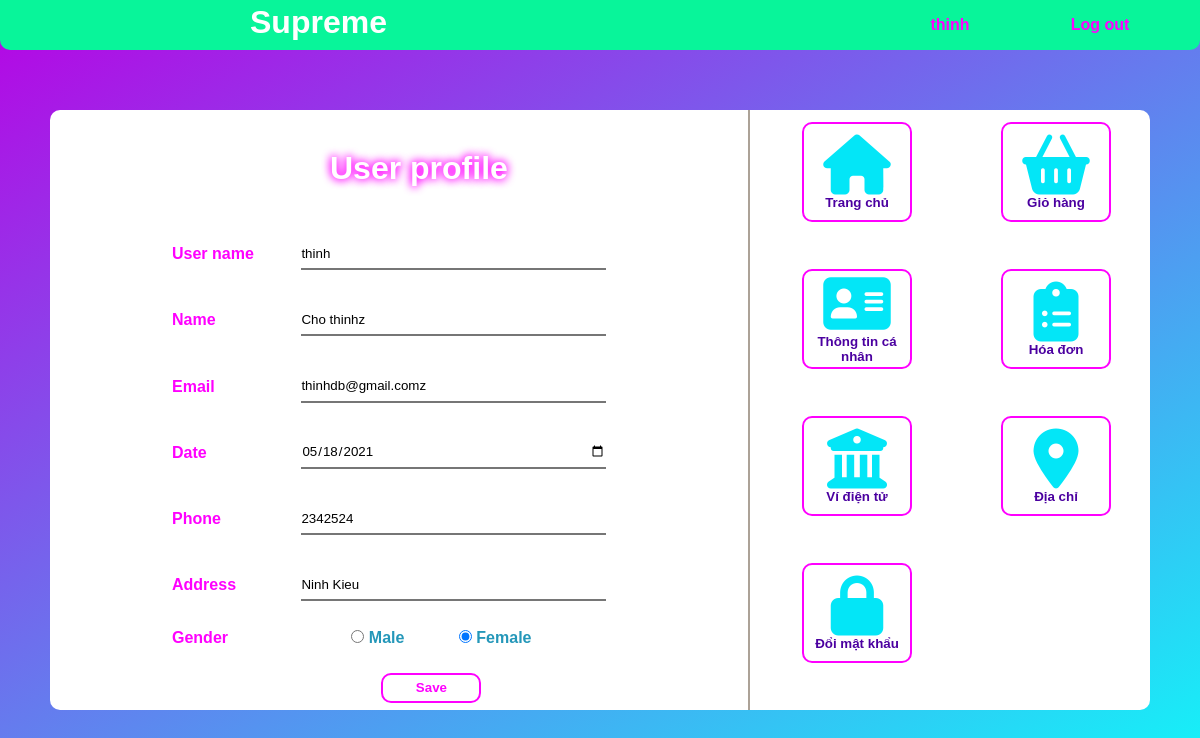
The page /User-profile/User-profile.php (signed in) on the database as committed earlier.
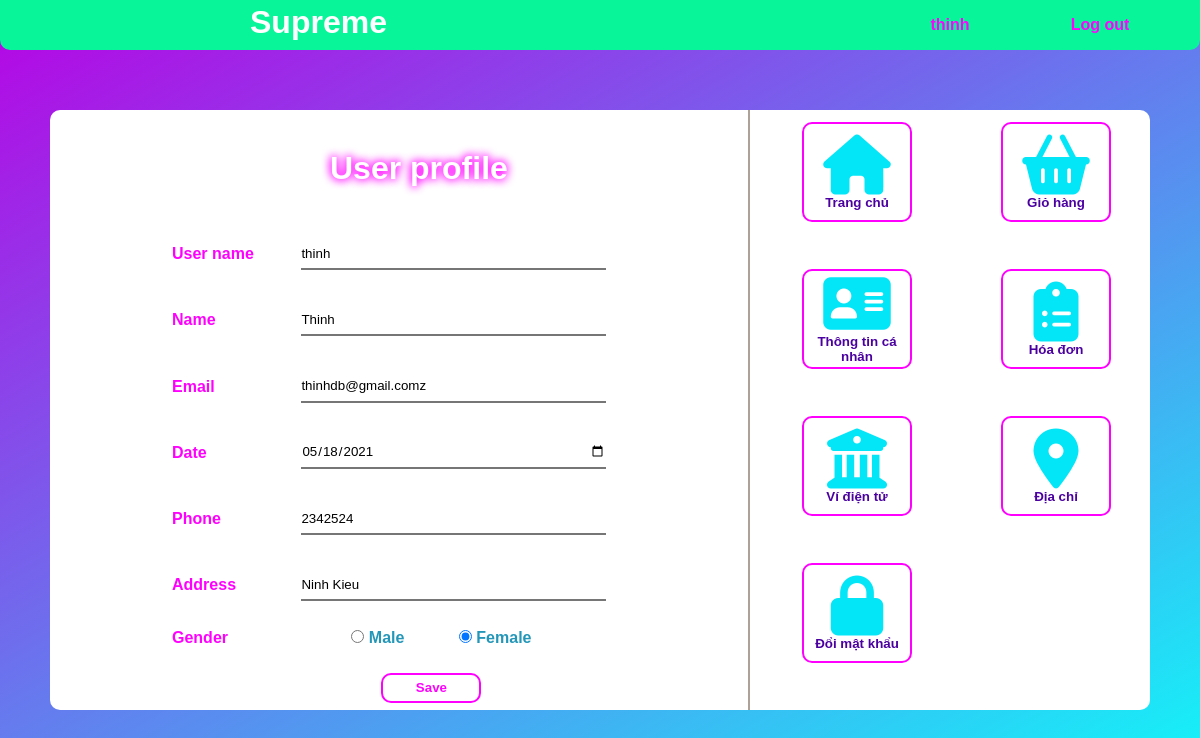
The same page on the database as committed later.
### tables this page shows
CREATE TABLE `user` (
  `user_id` int(11) NOT NULL,
  `name` varchar(255) DEFAULT NULL,
  `username` varchar(255) NOT NULL,
  `password` varchar(255) NOT NULL,
  `email` varchar(255) NOT NULL,
  `role` int(11) NOT NULL,
  `address` varchar(255) DEFAULT NULL,
  `gender` varchar(255) DEFAULT NULL,
  `phone` int(11) DEFAULT NULL,
  `birthday` date DEFAULT NULL
);

### User-profile/User-profile.php (the view, shortened to what the changed rows need)
<?php
require_once '../config/config.php';
$id=$_SESSION['user_id'];
$us=$_SESSION['name'];
$sql="SELECT * FROM `user` where user_id='$id'";
$result=$con->query($sql);
if ($result->num_rows>0) {
    $row=$result->fetch_assoc();
    echo'
    <!DOCTYPE html>
    <html>
        <link rel="stylesheet" href="User-profile.css">
    <body>
        <div class="all">
            <div class="title-box">
                <h1>Supreme</h1>
                <a href="../Login-Register/Logout.php">Log out</a>
                <a href="#">'.$us.'</a>
            </div>
            <div class="big-box">
                <div class="btn-box">
                    <table>
                        <tr>
                            <td><a href="../index.php"><button type="button" class="btn"><i class="fas fa-home"></i>
                            <p>Trang chủ</p>
                        </button></a></td>
                            <td><a href="../User-cart/User-cart.php"><button type="button" class="btn"><i class="fas fa-shopping-basket"></i>
                            <p>Giỏ hàng</p>
                            </button></a></td>
                        </tr>
                        <tr>
                            <td><a href="../User-profile/User-profile.php"><button type="button" class="btn"><i class="fas fa-address-card"></i>
                            <p>Thông tin cá nhân</p>
                            </button></a></td>
                            <td><a href="../User-bill/User-bill.php"><button type="button" class="btn"><i class="fas fa-clipboard-list"></i>
                            <p>Hóa đơn</p>
                            </button></a></td>
                        </tr>
                        <tr>
                            <td><a href="#"><button type="button" class="btn"><i class="fas fa-university"></i>
                            <p>Ví điện tử</p>
                            </button></a></td>
                            <td><a href="../User-address/User-address.php"><button type="button" class="btn"><i class="fas fa-map-marker-alt"></i>
                            <p>Địa chỉ</p>
                            </button></a></td>
                        </tr>
                        <tr>
                            <td><a href="../User-pass/User-pass.php"><button type="button" class="btn"><i class="fas fa-lock"></i>
                            <p>Đổi mật khẩu</p>
                            </button></a></td>
                            <td></td>
                        </tr>
                    </table>
                </div>
                <div class="data-box">
                    <h1>User profile</h1>
                    <form id="profile" class="input-group" action="xulyupdate.php" method="POST">
                        <table class="table">
                        <tr>
                                <th>
                                    <label for="Username">User name</label></th>
                                <td class="input-name">
                                    <input type="text" class="input-field" placeholder="User name" name="username" value="'.$row['username'].'">
                                </td>
                            </tr>
                            <tr>
                                <th>
                                    <label for="Name">Name</label></th>
                                <td class="input-name">
                                    <input type="text" class="input-field" placeholder="Full name" name="name" value="'.$row['name'].'">
                                </td>
                            </tr>
                            <tr>
                                <th><label for="Email">Email</label></th>
                                <td>
                                    <input type="email" class="input-field" placeholder="Email" name="email" value="'.$row['email'].'">
                                </td>
                            </tr>
                            <tr>
                                <th><label for="Date">Date</label></th>
                                <td>
                                    <input type="date" class="input-field" name="birthday" value="'.$row['birthday'].'">
                                </td>
                            </tr>
                            <tr>
                                <th><label for="Phone number">Phone</label></th>
                                <td>
                                    <input type="number" class="input-field" placeholder="Phone number" name="phone" value="'.$row['phone'].'">
                                </td>
                            </tr>
                            <tr>
                                <th><label for="Address">Address</label></th>
                                <td>
                                    <input type="text" class="input-field" placeholder="Address" name="address" value="'.$row['address'].'">
                                </td>
                            </tr>
                            <tr>
                                <th><label>Gender</label></th>
                                ';
                                if($row['gender'] == ''){
                                    echo'
                                    <td class="input-gender">
                                    <input type="radio" name="gender" id="Male" value="Male">
                                    <label for="Male">Male</label>
                                    <input type="radio" name="gender" id="Female" value="Female">
                                    <label for="Female">Female</label>
                                    ';
                                }else if($row['gender'] == 'Female'){
                                    echo'
                                    <td class="input-gender">
                                    <input type="radio" name="gender" id="Male" value="Male">
                                    <label for="Male">Male</label>
                                    <input checked  type="radio" name="gender" id="Female" value="Female">
                                    <label for="Female">Female</label>
                                    </td>
                                    ';
                                    }
                                echo'
                            </tr>
                            <tr>
                                <td>
                                </td>
                                <td class="btn-save">
                                    <button type="submit" name="sub-btn" class="sub-btn"><p>Save</p></button>
                                </td>
                            </tr>
                        </table>
                    </form>
                </div>
            </div>
        </div>
        <script src="https://ajax.aspnetcdn.com/ajax/jQuery/jquery-3.2.1.min.js"></script>
        <script src="http://ajax.aspnetcdn.com/ajax/jquery.validate/1.9/jquery.validate.min.js" type="text/javascript"></script>
        <script type="text/javascript" src="User-profile.js"></script>
    </body>
    </html>
    ';
}
?>

Rows that differ between the two databases and show on the page:
changed user "thinh": name "Cho thinhz" → "Thinh"
